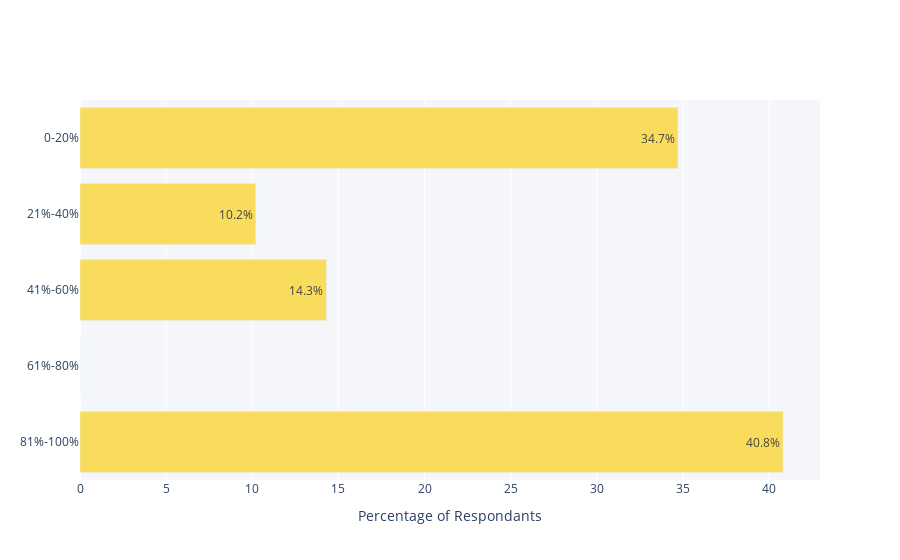

Write notebook code for a chart like this one.
### Markdown cell above
# 1 - Education Funding

### Code cell
x = [40.8, 0, 14.3, 10.2, 34.7]
y = ['81%-100%','61%-80%', '41%-60%', '21%-40%', "0-20%"]

fig = go.Figure(go.Bar(
            x=x,
            y=y,
            text = x,
            orientation='h'))

fig.update_layout(plot_bgcolor='#f4f6f9')
fig.update_traces(marker_color='#f9dc5c')
    
fig.update_xaxes(title_text="Percentage of Respondants")
fig.update_traces(texttemplate='%{text}%', textposition='auto')


fig.show()

### Figure 1 — Plotly figure (JSON) as saved in the notebook; plotly's stock layout.template omitted (floating-point values rounded to 4 significant figures)
{"data": [{"marker": {"color": "#f9dc5c"}, "orientation": "h", "text": ["40.8", "0", "14.3", "10.2", "34.7"], "textposition": "auto", "texttemplate": "%{text}%", "type": "bar", "x": [40.8, 0, 14.3, 10.2, 34.7], "y": ["81%-100%", "61%-80%", "41%-60%", "21%-40%", "0-20%"]}], "layout": {"plot_bgcolor": "#f4f6f9", "xaxis": {"title": {"text": "Percentage of Respondants"}}}}
